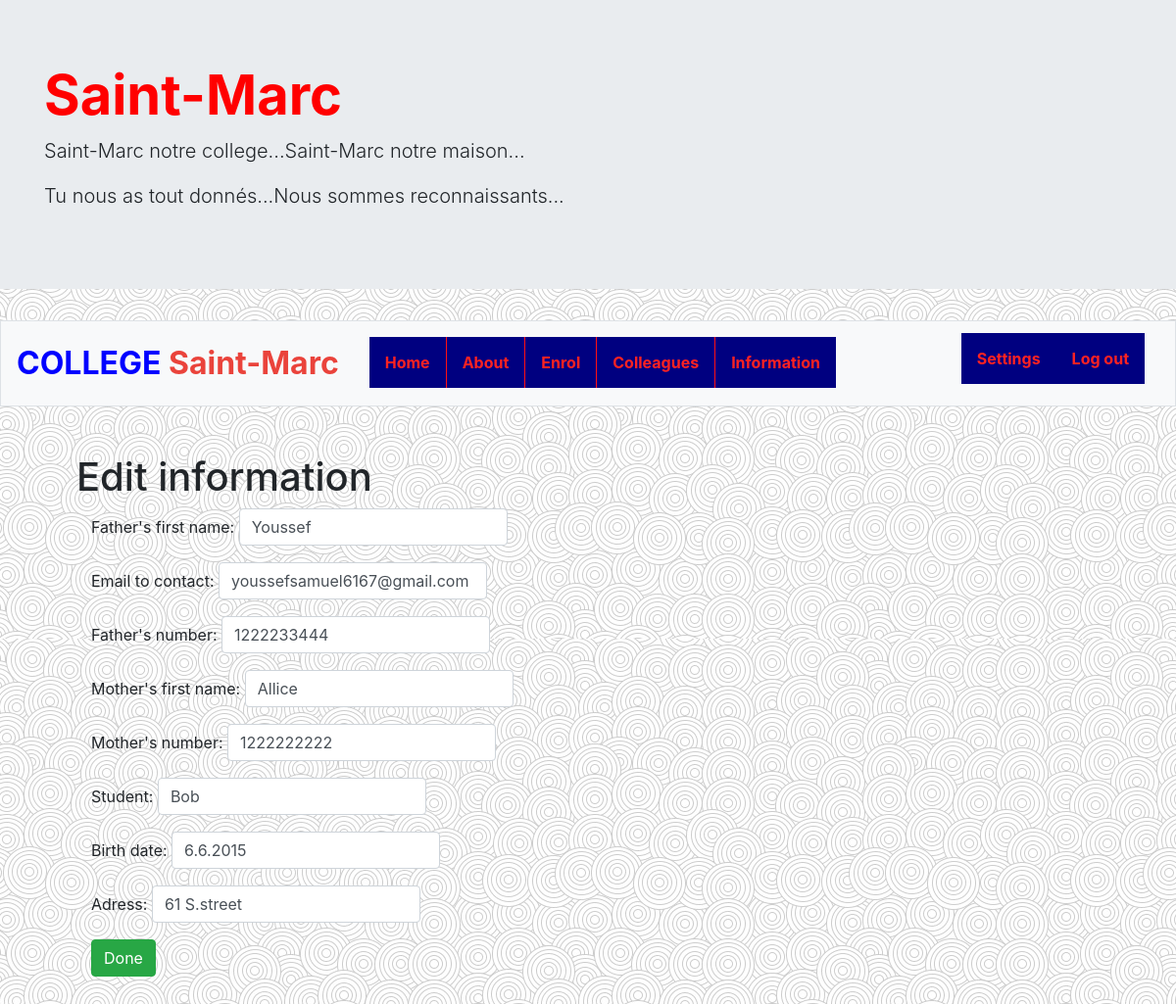
/edit (signed in), run on the app's committed database.
### tables this page shows
CREATE TABLE 'students' (
'student_id' INTEGER,
'student' TEXT,
'father' TEXT,
'mother' TEXT,
'email' TEXT,
'birth' TEXT,
'adress' TEXT,
'fnum' NUMERIC,
'mnum' NUMERIC,
FOREIGN KEY (student_id) REFERENCES users(id)
);

### application.py (the view, shortened to what this page needs)
@app.route("/edit", methods = ["GET", "POST"])
@login_required
def edit():
    if request.method == "GET":
        userid = session["user_id"]
        rows = db.execute("SELECT * FROM students WHERE student_id = ?", userid)
        return render_template("edit.html", rows=rows)

### application.py (called while the page is built)
@app.after_request
def after_request(response):
    response.headers["Cache-Control"] = "no-cache, no-store, must-revalidate"
    response.headers["Expires"] = 0
    response.headers["Pragma"] = "no-cache"
    return response

### helpers.py (called while the page is built)
def login_required(f):
    @wraps(f)
    def decorated_function(*args, **kwargs):
        if session.get("user_id") is None:
            return redirect("/login")
        return f(*args, **kwargs)
    return decorated_function

### templates/edit.html (shortened to what this page needs)
{% extends "layout.html" %}
{% block main %}
<h1>Edit information</h1>
<table>
{%for row in rows %}
<div class="container">
        <form  action="/edit" method="post">
            <div class="form-group">
                <label for="father">Father's first name:</label>
                <input autocomplete="off" autofocus class="form-control" value="{{row['father']}}" name="father" id="father" type="text">
            </div>
            <div class="form-group">
                <label for="email">Email to contact:</label>
                <input autocomplete="off" autofocus class="form-control" name="email" id="email" value="{{row['email']}}" type="text">
            </div>
            <div class="form-group">
                <label for="father_number">Father's number:</label>
                <input autocomplete="off" autofocus class="form-control" name="father_number" id="father_number" value="{{row['fnum']}}" type="number">
            </div>
            <div class="form-group">
                <label for="father">Mother's first name:</label>
                <input autocomplete="off" autofocus class="form-control" name="mother" id="mother" value="{{row['mother']}}" type="text">
            </div>
            <div class="form-group">
                <label for="father_number">Mother's number:</label>
                <input autocomplete="off" autofocus class="form-control" name="mother_number" id="mother_number" value="{{row['mnum']}}" type="number">
            </div>
             <div class="form-group">
                <label for="student">Student:</label>
                <input autocomplete="off" autofocus class="form-control" name="student" id="student" value="{{row['student']}}" type="text">
            </div>
             <div class="form-group">
                <label for="birth">Birth date:</label>
                <input autocomplete="off" autofocus class="form-control" name="birth" id="birth" value="{{row['birth']}}" type="text">
            </div>
             <div class="form-group">
                <label for="adress">Adress:</label>
                <input autocomplete="off" autofocus class="form-control" name="adress" id="adress" value="{{row['adress']}}" type="text">
            </div>
            <button class="btn btn-success" type="submit">Done</button>
        </form>
    </div>
{%endfor%}
{% endblock %}

### static/styles.css (style rules this page uses)
main .form-control { display: inline-block; width: auto; }
table, th, td { border: 1px solid black; border-collapse: collapse; }
table { width: 100%; }
::placeholder { color: red; opacity: 1; font-weight:500; }

### data on the page
students: father "Youssef", email "youssefsamuel6167@gmail.com", father_number "1222233444", mother "Allice", mother_number "1222222222", student "Bob", birth "6.6.2015", adress "61 S.street"
